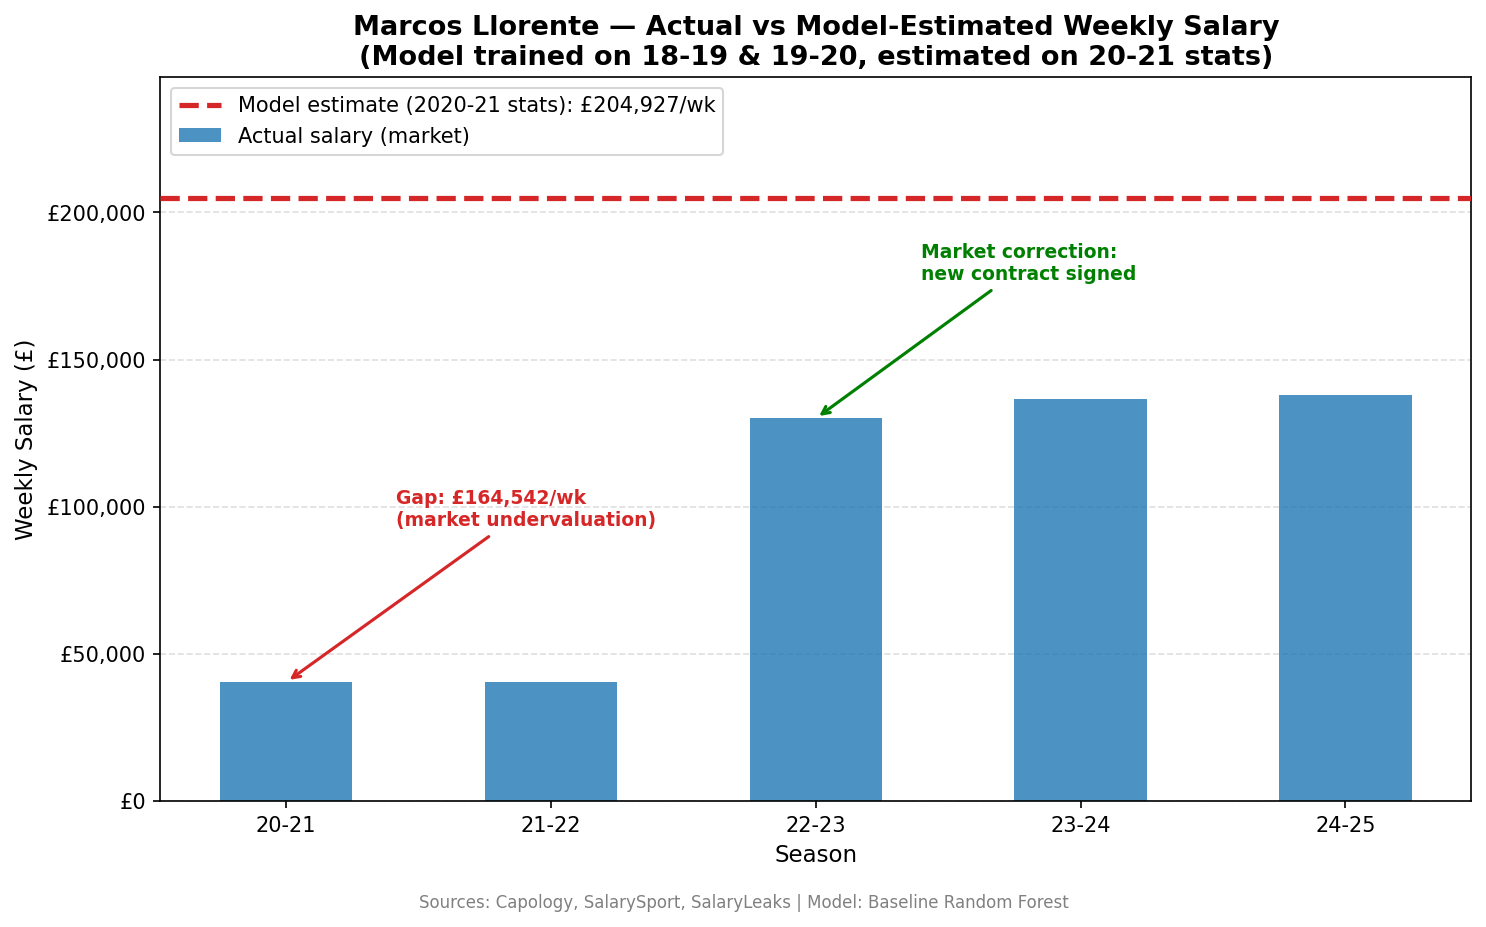

This chart was generated by the following Python code:
"""
Marcos Llorente — actual salary (last 5 seasons, web data) vs
model-estimated salary (baseline RF, trained on 18-19 + 19-20, predicting 20-21).

Actual salary sources:
  - 2020-21 / 2021-22: Capology / SalarySport — £40,385/wk (old Atletico contract)
  - 2022-23 onward: new contract signed Aug 2022, €8M/yr ≈ £130,000/wk
  - 2023-24: SalarySport — £136,437/wk
  - 2024-25: SalarySport — £138,114/wk
"""

import numpy as np
import matplotlib.pyplot as plt
import matplotlib.ticker as mticker
from sklearn.ensemble import RandomForestRegressor
import pandas as pd

# ── 1. Train baseline RF and get model estimate for 2020-21 ─────────────────
df_1819 = pd.read_excel("processed_dataset/18-19.xlsx"); df_1819["Season"] = "18-19"
df_1920 = pd.read_excel("processed_dataset/19-20.xlsx"); df_1920["Season"] = "19-20"
df_2021 = pd.read_excel("processed_dataset/20-21.xlsx"); df_2021["Season"] = "20-21"
all_data = pd.concat([df_1819, df_1920, df_2021], ignore_index=True)

def engineer_features(df):
    d = df.copy()
    min90 = d["Min"].replace(0, np.nan) / 90
    for col in ["Gls","Ast","SoT","TklW","Int","Clr","Carries",
                "Dribble_Att","Pass_Att","Blocks","Press"]:
        if col in d.columns:
            d[f"{col}_p90"] = d[col] / min90
    def parse_length(val):
        try: return float(str(val).split()[0])
        except: return np.nan
    d["Contract_Years"] = d["LENGTH"].apply(parse_length)
    d["Contract_Years"] = d["Contract_Years"].fillna(d["Contract_Years"].median())
    d["Age_sq"]    = d["Current_Age"] ** 2
    d["Min_share"] = d["Min"] / d["Min"].max()
    return d

all_data = engineer_features(all_data)

FEATURE_COLS = [
    "Current_Age","Age_sq","POS","grade_value",
    "Starts","Min","Min_share",
    "Gls","Ast","CrdY","CrdR","SoT","G_Sh",
    "Pass_Att","Cmp_per","TklW","Blocks","Int","Clr",
    "Dribble_Att","Dribble_Succ_per","Carries","Targ","Rec_per",
    "League_num","Club_num","Contract_Years",
    "Gls_p90","Ast_p90","SoT_p90","TklW_p90","Int_p90",
    "Clr_p90","Carries_p90","Dribble_Att_p90","Pass_Att_p90",
]
FEATURE_COLS = [c for c in FEATURE_COLS if c in all_data.columns]

train_df = all_data[all_data["Season"].isin(["18-19","19-20"])].copy()
rf = RandomForestRegressor(
    max_features=None, n_estimators=200, max_depth=None,
    min_samples_split=2, min_samples_leaf=1,
    criterion="squared_error", random_state=2, n_jobs=-1
)
rf.fit(train_df[FEATURE_COLS].fillna(0).values,
       np.log1p(train_df["WEEKLY_GROSS"].values))

# Predict on the 2020-21 Llorente row
llorente_row = all_data[
    (all_data["Player"] == "Marcos Llorente") &
    (all_data["Season"] == "20-21")
]
model_estimate = np.expm1(
    rf.predict(llorente_row[FEATURE_COLS].fillna(0).values)[0]
)
print(f"Model estimate (20-21): £{model_estimate:,.0f}/wk")

# ── 2. Real salary data (from web sources) ──────────────────────────────────
seasons = ["20-21", "21-22", "22-23", "23-24", "24-25"]
actual_salary = [
    40_385,    # Capology / dataset — old Atletico contract
    40_385,    # Capology — old contract still in place
    130_000,   # New contract signed Aug 2022: €8M/yr ≈ £130,000/wk
    136_437,   # SalarySport
    138_114,   # SalarySport
]

# ── 3. Plot ──────────────────────────────────────────────────────────────────
fig, ax = plt.subplots(figsize=(10, 6))

# Actual salary bars
bars = ax.bar(seasons, actual_salary,
              color="#1f77b4", alpha=0.8, width=0.5,
              label="Actual salary (market)", zorder=2)

# Model estimate — dashed horizontal line (based on 2020-21 stats)
ax.axhline(y=model_estimate, color="#d62728", linewidth=2.5,
           linestyle="--", label=f"Model estimate (2020-21 stats): £{model_estimate:,.0f}/wk",
           zorder=3)

# Annotate the gap in 20-21
gap = model_estimate - actual_salary[0]
ax.annotate(
    f"Gap: £{gap:,.0f}/wk\n(market undervaluation)",
    xy=("20-21", actual_salary[0]),
    xytext=(0.18, 0.38),
    textcoords="axes fraction",
    arrowprops=dict(arrowstyle="->", color="#d62728", lw=1.5),
    fontsize=9, color="#d62728", fontweight="bold"
)

# Annotate market correction
ax.annotate(
    "Market correction:\nnew contract signed",
    xy=("22-23", actual_salary[2]),
    xytext=(0.58, 0.72),
    textcoords="axes fraction",
    arrowprops=dict(arrowstyle="->", color="green", lw=1.5),
    fontsize=9, color="green", fontweight="bold"
)

ax.set_title("Marcos Llorente — Actual vs Model-Estimated Weekly Salary\n"
             "(Model trained on 18-19 & 19-20, estimated on 20-21 stats)",
             fontsize=13, fontweight="bold")
ax.set_xlabel("Season", fontsize=11)
ax.set_ylabel("Weekly Salary (£)", fontsize=11)
ax.yaxis.set_major_formatter(mticker.FuncFormatter(lambda x, _: f"£{x:,.0f}"))
ax.legend(fontsize=10, loc="upper left")
ax.grid(axis="y", linestyle="--", alpha=0.4, zorder=1)
ax.set_ylim(0, model_estimate * 1.2)

# Source note
fig.text(0.5, -0.02,
         "Sources: Capology, SalarySport, SalaryLeaks | Model: Baseline Random Forest",
         ha="center", fontsize=8, color="grey")

plt.tight_layout()
plt.savefig("marcos_llorente_salary.png", dpi=150, bbox_inches="tight")
plt.show()
print("Saved to marcos_llorente_salary.png")
